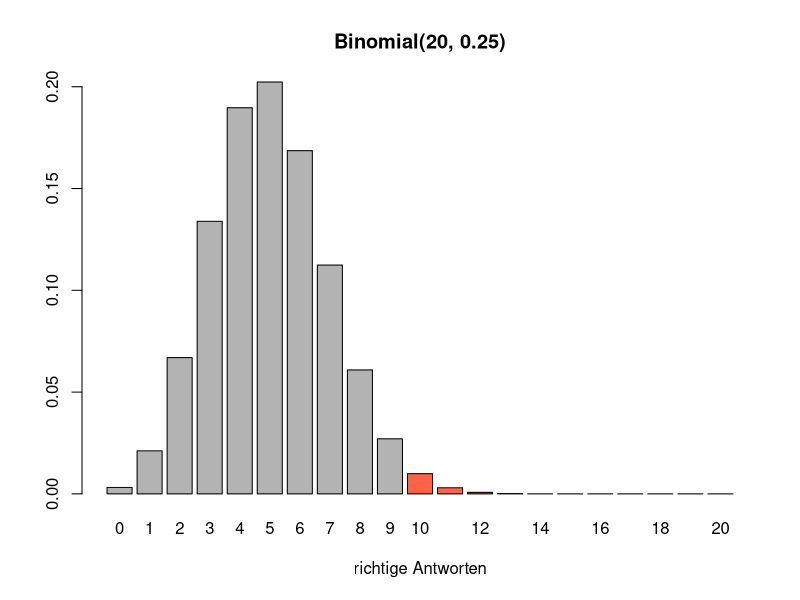
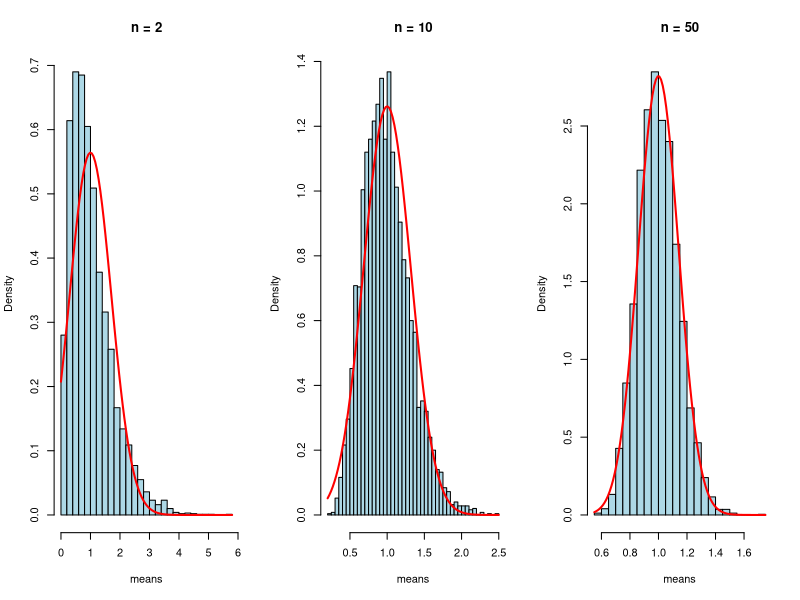
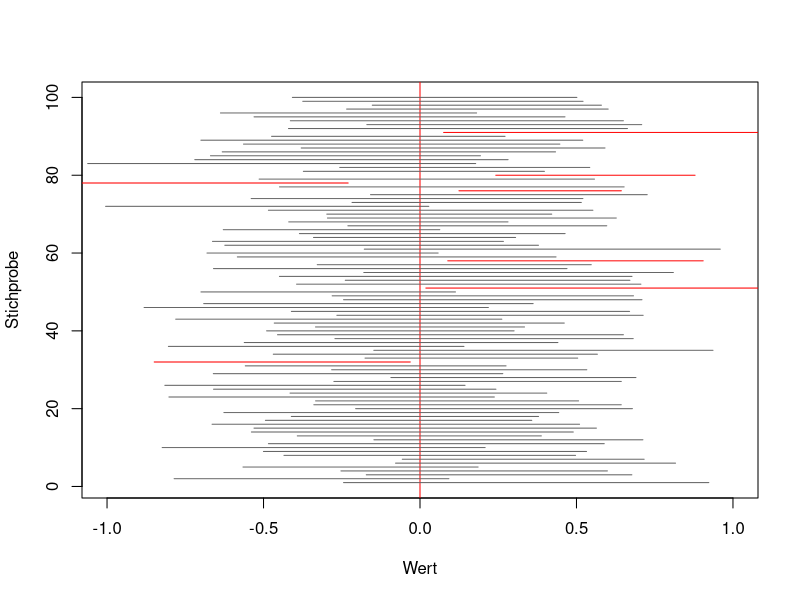
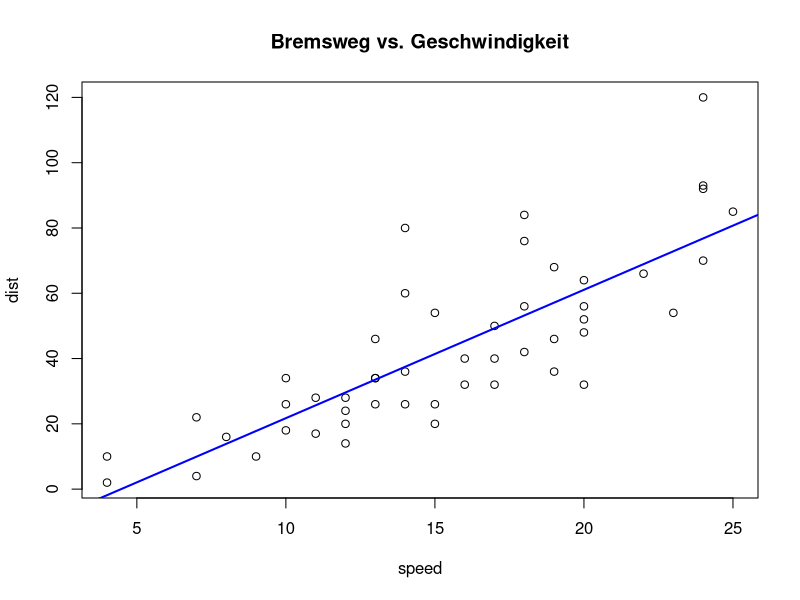
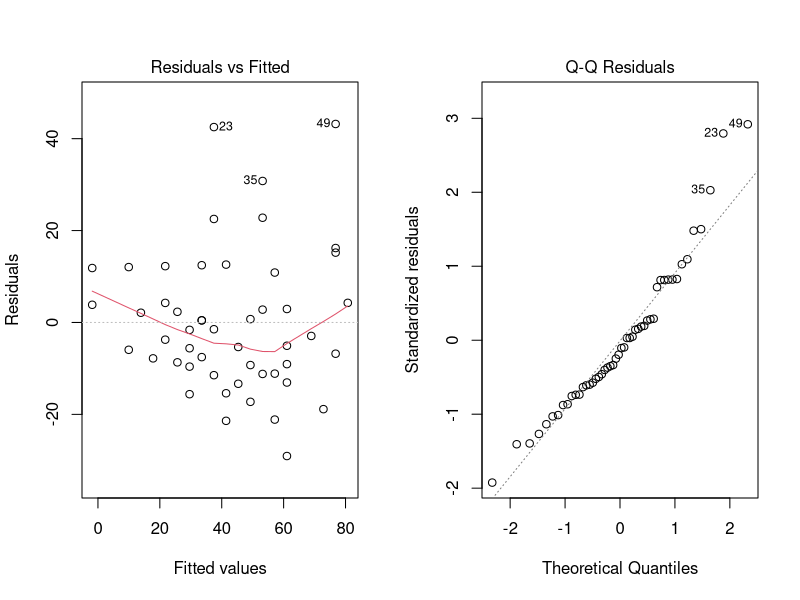
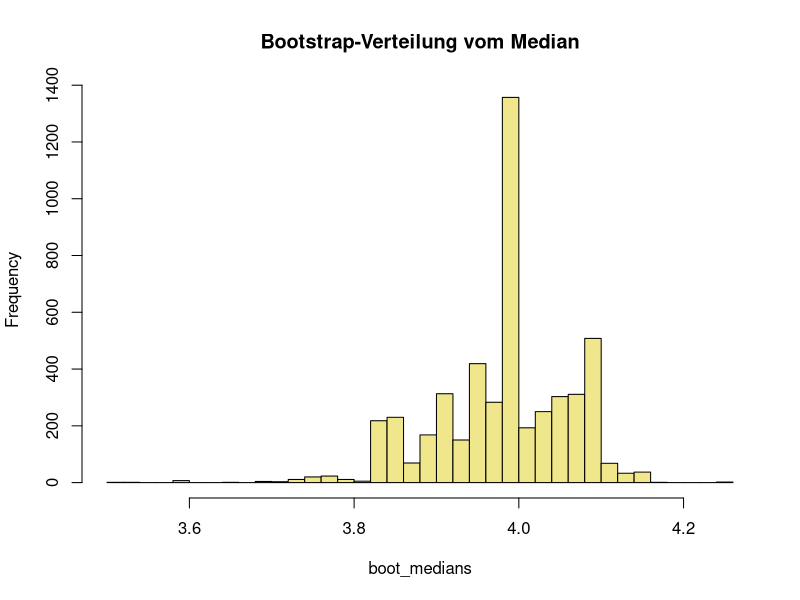

Here is the R script that generated these plots, in order:
## ---- chunk 1
# Nur Base R. Wir brauchen keine extra Pakete.
knitr::opts_chunk$set(echo = TRUE, fig.height = 3.5)
set.seed(2026)   # Damit die Zufallszahlen immer gleich sind.
## ---- chunk 2
# Binomialverteilung: n = 20 Versuche, p = 1/4 Erfolg.
p_10_plus <- 1 - pbinom(9, size = 20, prob = 0.25)
p_10_plus

# Bild: die ganze Verteilung. Rot = 10 oder mehr.
k <- 0:20
barplot(dbinom(k, 20, 0.25), names.arg = k,
        col = ifelse(k >= 10, "tomato", "grey70"),
        main = "Binomial(20, 0.25)", xlab = "richtige Antworten")
## ---- chunk 3
# Fläche unter der Normalverteilung zwischen zwei Werten.
pnorm(185, 170, 10) - pnorm(160, 170, 10)
## ---- chunk 4
# Wir ziehen viele Stichproben aus einer schiefen Verteilung (Exponential).
# Die Mittelwerte sind trotzdem fast normalverteilt!
par(mfrow = c(1, 3))
for (n in c(2, 10, 50)) {
  means <- replicate(5000, mean(rexp(n, rate = 1)))
  hist(means, breaks = 40, freq = FALSE, main = paste("n =", n), col = "lightblue")
  curve(dnorm(x, 1, 1 / sqrt(n)), add = TRUE, col = "red", lwd = 2)
}
par(mfrow = c(1, 1))
## ---- chunk 5
# Ein 95%-Konfidenzintervall für den Mittelwert – von Hand und mit t.test.
x <- c(12.1, 11.8, 12.6, 12.0, 11.5, 12.9, 12.3, 11.9, 12.4, 12.2)
n <- length(x)
se <- sd(x) / sqrt(n)                 # Standardfehler
ci_manual <- mean(x) + c(-1, 1) * qt(0.975, df = n - 1) * se
ci_manual
t.test(x)$conf.int                    # Das Ergebnis ist gleich.
## ---- chunk 6
# Was bedeutet "95%"? Wir simulieren 100 Intervalle.
# Ungefähr 95 davon enthalten den wahren Wert (rote Linie).
hits <- 0
plot(NULL, xlim = c(-1, 1), ylim = c(1, 100), xlab = "Wert", ylab = "Stichprobe")
abline(v = 0, col = "red")
for (i in 1:100) {
  ci <- t.test(rnorm(20))$conf.int
  ok <- ci[1] < 0 && ci[2] > 0
  hits <- hits + ok
  segments(ci[1], i, ci[2], i, col = if (ok) "grey40" else "red")
}
hits
## ---- chunk 7
# H0: Beide Gruppen haben den gleichen Mittelwert.
t.test(len ~ supp, data = ToothGrowth)
## ---- chunk 8
# Die gleichen Personen -> wir nehmen die Differenz.
with(sleep, t.test(extra[group == 2], extra[group == 1], paired = TRUE))
## ---- chunk 9
# Wir summieren über das Geschlecht und testen die Unabhängigkeit.
tab <- margin.table(HairEyeColor, c(1, 2))
tab
chisq.test(tab)
## ---- chunk 10
fit <- aov(weight ~ group, data = PlantGrowth)
summary(fit)
# Welche Gruppen sind verschieden? Tukey-Test vergleicht alle Paare.
TukeyHSD(fit)
## ---- chunk 11
# Zuerst prüfen wir die Normalverteilung mit Shapiro-Wilk.
shapiro.test(airquality$Ozone)
wilcox.test(Ozone ~ Month, data = subset(airquality, Month %in% c(5, 8)), exact = FALSE)
## ---- chunk 12
# Pearson misst einen linearen Zusammenhang.
cor.test(cars$speed, cars$dist)
fit <- lm(dist ~ speed, data = cars)
plot(cars, main = "Bremsweg vs. Geschwindigkeit")
abline(fit, col = "blue", lwd = 2)
# Wir prüfen die Residuen: Sie sollen zufällig aussehen.
par(mfrow = c(1, 2)); plot(fit, which = 1:2); par(mfrow = c(1, 1))
## ---- chunk 13
# Bootstrap: Wir ziehen viele neue Stichproben MIT Zurücklegen.
# So bekommen wir ein Intervall für den Median – ohne Formel.
x <- faithful$eruptions
boot_medians <- replicate(5000, median(sample(x, replace = TRUE)))
quantile(boot_medians, c(0.025, 0.975))
hist(boot_medians, breaks = 40, col = "khaki", main = "Bootstrap-Verteilung vom Median")
## ---- chunk 14
# Wie viele Personen brauchen wir pro Gruppe?
# Effekt = 0.5 SD, alpha = 5%, Power = 80%.
power.t.test(delta = 0.5, sd = 1, sig.level = 0.05, power = 0.8)
## ---- chunk 15
# Die gleiche Frage per Simulation – das Ergebnis ist fast gleich.
sim_power <- function(n, delta = 0.5, reps = 2000) {
  mean(replicate(reps, t.test(rnorm(n), rnorm(n, delta))$p.value < 0.05))
}
sapply(c(20, 40, 64, 80), sim_power)
